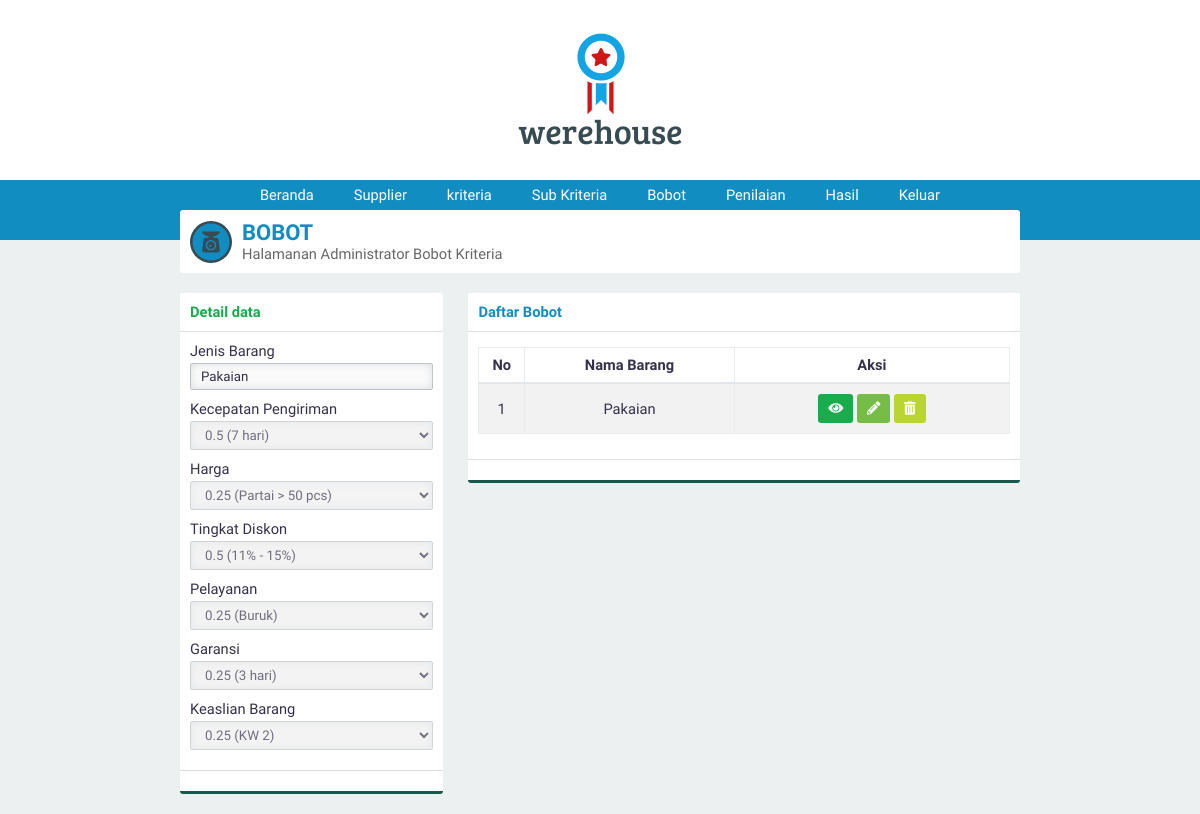
/?page=bobot&aksi=lihat&id=1 (signed in), run on the app's committed database.
### tables this page shows
CREATE TABLE `jenis_barang` (
  `id_jenisbarang` int(3) NOT NULL,
  `namaBarang` varchar(30) NOT NULL
);

CREATE TABLE `bobot_kriteria` (
  `id_bobotkriteria` int(3) NOT NULL,
  `id_jenisbarang` int(3) NOT NULL,
  `id_kriteria` int(3) NOT NULL,
  `bobot` float NOT NULL
);

CREATE TABLE `kriteria` (
  `id_kriteria` int(3) NOT NULL,
  `namaKriteria` varchar(30) NOT NULL,
  `sifat` enum('Benefit','Cost') NOT NULL
);

### page/lihatbobot.php (the view, shortened to what this page needs)
<?php
$id=htmlspecialchars(@$_GET['id']);
$querylihat="SELECT id_jenisbarang,bobot,id_bobotkriteria,id_kriteria,kriteria.namaKriteria AS namaKriteria FROM bobot_kriteria INNER JOIN kriteria USING(id_kriteria) WHERE id_jenisbarang='$id'";
?>
<div class="panel-top">
    <b class="text-green">Detail data</b>
</div>
<form>
    <div class="panel-middle">
        <div class="group-input">
            <?php
            $query="SELECT namaBarang FROM jenis_barang WHERE id_jenisbarang='$id'";
            $execute=$konek->query($query);
            $data=$execute->fetch_array(MYSQLI_ASSOC);
            ?>
            <div class="group-input">
                <label for="jenisbarang">Jenis Barang</label>
                <input class="form-custom" value="<?php echo $data['namaBarang'];?>" disabled type="text" autocomplete="off" required name="jenisbarang" id="jenisbarang" placeholder="jenisbarang">
            </div>
        </div>
        <?php
        $execute2=$konek->query($querylihat);
        while($data=$execute2->fetch_array(MYSQLI_ASSOC)){
            echo "<div class=\"group-input\">
                    <label for=\"$data[namaKriteria]\">$data[namaKriteria]</label>
                    <input type='hidden' value=\"$data[id_bobotkriteria]\" name=\"id[]\">
                    <select class=\"form-custom\" disabled required name=\"bobot[]\" id=\"$data[namaKriteria]\">";
                $query3="SELECT id_nilaikriteria,keterangan,nilai FROM nilai_kriteria WHERE id_kriteria='$data[id_kriteria]'";
                $execute3=$konek->query($query3);
                    if ($execute3->num_rows > 0){
                        while ($data3=$execute3->fetch_array(MYSQLI_ASSOC)){
                                if ($data3['nilai']==$data['bobot']) {
                                    $selected="selected";
                                }else{
                                    $selected=null;
                                }
                                echo "<option $selected value=\"$data3[nilai]\">$data3[nilai] ($data3[keterangan])</option>";
                        }
                    }
            echo "</select>
            </div>
                ";
        }
        ?>
    </div>
    <div class="panel-bottom">
    </div>
</form>

### asset/css/style.css (style rules this page uses)
* { padding: 0; margin: 0; font-family: 'Work Sans', sans-serif; color: #36304A; font-weight: 500; letter-spacing: normal; }
b, h1, h2, h3, h4, h5 { padding: 0; font-weight: 600 !important; margin: 0.83em 0em; }
.text-green { color: #1aab4c !important; }
input, select { border: none; width: 100%; }
.form-custom { padding: 5px 10px; border: solid 1px #BDC3C7; -webkit-border-radius: 2px; -moz-border-radius: 2px; border-radius: 2px; box-sizing: border-box; box-shadow: inset 0 0 8px #d9dfe3; margin: 3px 0 10px 0; }
.panel-top { padding: 10px; box-sizing: padding-box; border-bottom: solid 1px #dddddd; }
.panel-middle { padding: 10px; box-sizing: padding-box; }
.panel-bottom { padding: 10px; border-bottom: solid 3px #135a4c; border-top: solid 1px #dddddd; }
body { background-color: #ECF0F1; display: flex; width: 100vw; height: 100vh; align-items: center; flex-direction: column; overflow-x: hidden; font-size: 11pt; }

### data on the page
jenis_barang: jenisbarang "Pakaian"
bobot_kriteria: id_kriteria.namaKriteria "Kecepatan Pengiriman"
bobot_kriteria: id_kriteria.namaKriteria "Harga"
bobot_kriteria: id_kriteria.namaKriteria "Tingkat Diskon"
bobot_kriteria: id_kriteria.namaKriteria "Pelayanan"
bobot_kriteria: id_kriteria.namaKriteria "Garansi"
bobot_kriteria: id_kriteria.namaKriteria "Keaslian Barang"

### other printed values
$data[namaBarang] "Pakaian"
form field value "0.5 (7 hari)"
form field value "0.25 (Partai > 50 pcs)"
form field value "0.5 (11% - 15%)"
form field value "0.25 (Buruk)"
form field value "0.25 (3 hari)"
form field value "0.25 (KW 2)"
